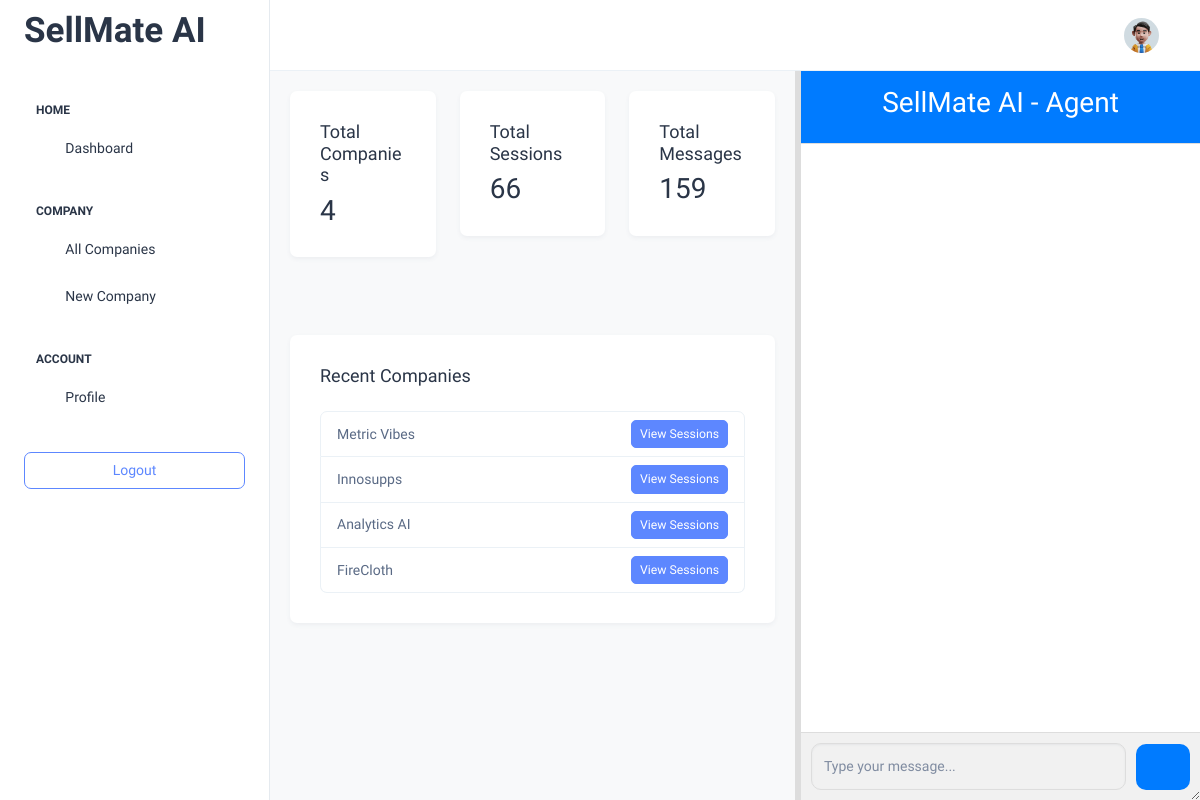
The page / on the database its author committed.
### chatbot/models.py (models this page shows, shortened)
class Company(models.Model):
    name = models.CharField(max_length=255, unique=True)  # Company name
    system_instruction = models.TextField()  # System instruction for the chatbot

### chatbot/views.py (the view)
# urls.py: path('', views.dashboard, name='dashboard'),
def dashboard(request):
    companies = Company.objects.all()
    total_sessions = ChatHistory.objects.values("session_id").distinct().count()
    total_messages = ChatHistory.objects.count()
    context = {
        "companies": companies,
        "total_sessions": total_sessions,
        "total_messages": total_messages,
    }
    return render(request, "chatbot/dashboard.html", context)

### chatbot/templates/chatbot/dashboard.html (shortened to what this page needs)
<!DOCTYPE html>
<html lang="en">
  {% load static %}
  {% include 'chatbot/include/head.html' %}
  <body>
    <div class="page-wrapper" id="main-wrapper" data-layout="vertical" data-navbarbg="skin6" data-sidebartype="full" data-sidebar-position="fixed" data-header-position="fixed">
      {% include 'chatbot/include/aside.html' %}
      <div class="body-wrapper">
        {% include 'chatbot/include/header.html' %}
        <div class="main-container">
          <div class="left-column">
            <div class="row">
              <div class="col-md-4 mb-4">
                <div class="card shadow-sm">
                  <div class="card-body">
                    <h5 class="card-title">Total Companies</h5>
                    <h2 class="card-text">{{ companies.count }}</h2>
                  </div>
                </div>
              </div>
              <div class="col-md-4 mb-4">
                <div class="card shadow-sm">
                  <div class="card-body">
                    <h5 class="card-title">Total Sessions</h5>
                    <h2 class="card-text">{{ total_sessions }}</h2>
                  </div>
                </div>
              </div>
              <div class="col-md-4 mb-4">
                <div class="card shadow-sm">
                  <div class="card-body">
                    <h5 class="card-title">Total Messages</h5>
                    <h2 class="card-text">{{ total_messages }}</h2>
                  </div>
                </div>
              </div>
            </div>
            <div class="card shadow-sm mt-4">
              <div class="card-body">
                <h3 class="card-title mb-4">Recent Companies</h3>
                <div class="list-group">
                  {% for company in companies|slice:':5' %}
                    <div class="list-group-item list-group-item-action d-flex justify-content-between align-items-center">
                      <span>{{ company.name }}</span>
                      <a href="{% url 'company_sessions' company.id %}" class="btn btn-sm btn-primary">View Sessions</a>
                    </div>
                  {% empty %}
                    <div class="text-center text-muted p-3">No companies found</div>
                  {% endfor %}
                </div>
              </div>
            </div>
          </div>
          {% include 'chatbot/include/main-sellmate.html' %}
        </div>
      </div>
    </div>
  </body>
</html>

### chatbot/templates/chatbot/include/head.html (style rules this page uses)
.main-container { display: flex; height: 100vh; overflow: hidden; padding-top: calc(70px + 1px); }
.left-column { flex: 1; overflow-y: auto; padding: 20px; background-color: #f8f9fa; }

### rows shown on the page
Company: name "Metric Vibes"
Company: name "Innosupps"
Company: name "Analytics AI"
Company: name "FireCloth"

### other values the page prints
{{ companies.count }} "4"
{{ total_sessions }} "66"
{{ total_messages }} "159"
